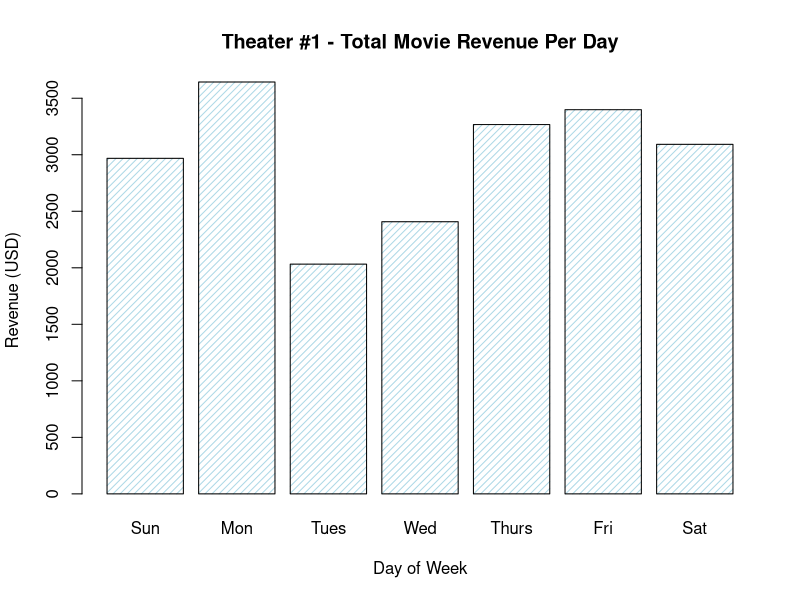
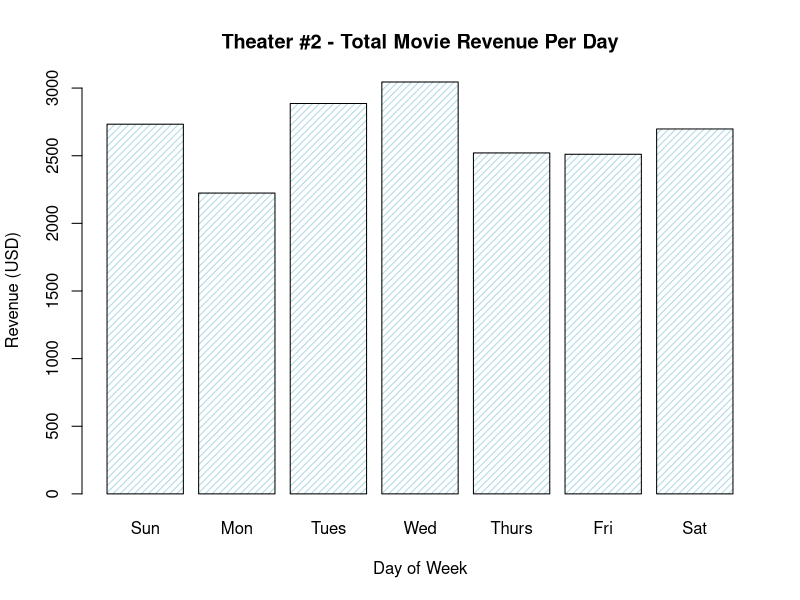
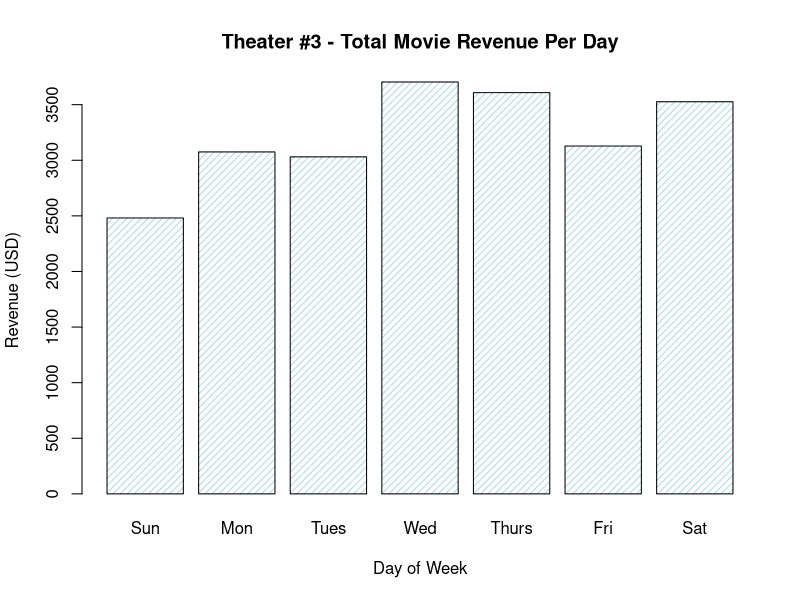

Source code (R) for these figures, in order:
# Potential Questions to Answer:
# 1. Create snacks that the customers can buy and randomize who buys which snack
# 2. Pretend you own multiple theaters and run two simulations to represent each theater and plot the results
# 3. Create conditional statements for movies that may be PG-13 and children are not allowed to watch

# set ticket prices for adults and children
default_ticket_cost <- 12
default_ticket_cost_child <- 8

# set up snacks, snack prices, and odds any customer purchases each
snacks <- c(NA, 'popcorn','small_candy', 'big_candy')
snack_prices <- c(0, 9.75, 4.25, 7.25)
snack_odds <- c(0.5, 0.34, 0.05, 0.11)

# list 5 of your favorite movies or shows
movies <- c('Public Enemies', 
            'Free to Choose', 
            'The Psychological Significance of the Biblical Stories', 
            'Soft White Underbelly', 
            'Scarface')

# how many screens does the theater have? (assume 1 per movie)
default_screens <- length(movies)

# how many seats does each screen have?
default_seats <- 50 

# make a record book to store total revenue for each day
week_days <- rep(0, 7)

  
theater_sim <- function(screens=default_screens,  # how many screens?
                        seats=default_seats,  # how many seats per screen?
                        ticket_cost=default_ticket_cost,  # adult ticket price
                        ticket_cost_child=default_ticket_cost_child  # child ticket price
                        ){
  # iterate through each day of the week
  for (day in 1:length(week_days)) {
    
    # keep track of total revenue for this day
    this_days_revenue <- 0
    
    # iterate through the each of your screens for this day
    for (s in 1:screens) {
      
      # calculate how many adults and how many children are watching this screen
      visitors_adults <- sample(seats, 1)
      visitors_children <- sample((seats - visitors_adults), 1)
      
      # calculate this screen's revenue for adults, and for children
      revenue_adults <- visitors_adults * ticket_cost
      revenue_children <- visitors_children * ticket_cost_child
      
      # find snack choices (represented by their index value) for everyone watching
      total_visitors <- visitors_adults + visitors_children
      snack_choice_indexes <- sample(1:length(snacks),
                                     total_visitors, 
                                     replace=TRUE,
                                     prob=snack_odds)
      # use the snack choice indexes to find which snack & the sum of their prices
      snack_choices <- snacks[snack_choice_indexes]  
      revenue_snacks <- sum(snack_prices[snack_choice_indexes])
  
      # calculate this screen's total revenue, and add to running total for the day
      this_screens_ticket_revenue <- revenue_adults + revenue_children
      this_screens_revenue_for_today <- this_screens_ticket_revenue + revenue_snacks
      this_days_revenue <- this_days_revenue + this_screens_revenue_for_today
    }
    # write today's total revenue at it's index in the record book
    week_days[day] <- this_days_revenue
  }
  week_days
}


# simulate 2 movie theaters for 1 week
theater_01 <- theater_sim()
theater_02 <- theater_sim(seats=75, 
                          screens=3)
theater_03 <- theater_sim(ticket_cost=18,
                          ticket_cost_child=5)

# make a barchart showing total revenue per day
barplot(theater_01,  # <- what's being plotted
        main = "Theater #1 - Total Movie Revenue Per Day",  # chart title
        xlab = "Day of Week",  # x axis label
        ylab = "Revenue (USD)",  # y axis label
        names.arg = c("Sun", "Mon", "Tues", "Wed", "Thurs", "Fri", "Sat"),  # add day labels
        col = "lightblue",  # adjust color
        density = 20,  # adjust how filled in each bar is
)

barplot(theater_02,  # <- what's being plotted
        main = "Theater #2 - Total Movie Revenue Per Day",  # chart title
        xlab = "Day of Week",  # x axis label
        ylab = "Revenue (USD)",  # y axis label
        names.arg = c("Sun", "Mon", "Tues", "Wed", "Thurs", "Fri", "Sat"),  # add day labels
        col = "lightblue",  # adjust color
        density = 20,  # adjust how filled in each bar is
)

barplot(theater_03,  # <- what's being plotted
        main = "Theater #3 - Total Movie Revenue Per Day",  # chart title
        xlab = "Day of Week",  # x axis label
        ylab = "Revenue (USD)",  # y axis label
        names.arg = c("Sun", "Mon", "Tues", "Wed", "Thurs", "Fri", "Sat"),  # add day labels
        col = "lightblue",  # adjust color
        density = 20,  # adjust how filled in each bar is
)

# (function) which day had the highest revenue?
find_best_day <- function(theater){
  index_of_max_value <- which.max(theater)  # <- asks, which index has the max value?
  days_of_the_week <- c("Sun", "Mon", "Tues", "Wed", "Thurs", "Fri", "Sat")
  best_day <- days_of_the_week[index_of_max_value]
  best_day
}

# share each theater's best day
paste('Theater #1 best day was', find_best_day(theater_01), 'with', paste0('$', max(theater_01)))
paste('Theater #2 best day was', find_best_day(theater_02), 'with', paste0('$', max(theater_02)))
paste('Theater #3 best day was', find_best_day(theater_03), 'with', paste0('$', max(theater_03)))
